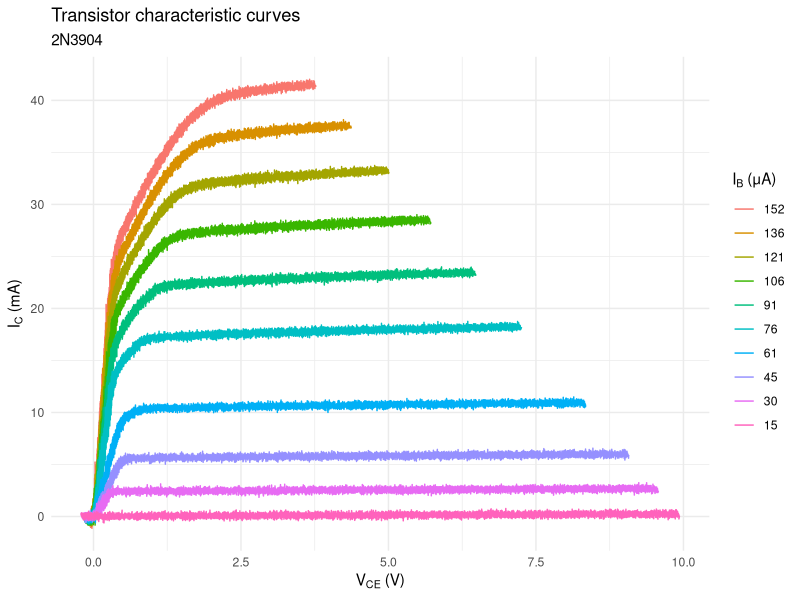

Reproduce this figure in R.
library(tidyverse)

V1_05 <- read_csv("2N3904/RigolDS0.csv", col_types = "dd??")
V1_05$V1 <- 0.5

V1_10 <- read_csv("2N3904/RigolDS1.csv", col_types = "dd??")
V1_10$V1 <- 1.0

V1_15 <- read_csv("2N3904/RigolDS2.csv", col_types = "dd??")
V1_15$V1 <- 1.5

V1_20 <- read_csv("2N3904/RigolDS3.csv", col_types = "dd??")
V1_20$V1 <- 2.0

V1_25 <- read_csv("2N3904/RigolDS4.csv", col_types = "dd??")
V1_25$V1 <- 2.5

V1_30 <- read_csv("2N3904/RigolDS5.csv", col_types = "dd??")
V1_30$V1 <- 3.0

V1_35 <- read_csv("2N3904/RigolDS6.csv", col_types = "dd??")
V1_35$V1 <- 3.5

V1_40 <- read_csv("2N3904/RigolDS7.csv", col_types = "dd??")
V1_40$V1 <- 4.0

V1_45 <- read_csv("2N3904/RigolDS8.csv", col_types = "dd??")
V1_45$V1 <- 4.5

V1_50 <- read_csv("2N3904/RigolDS9.csv", col_types = "dd??")
V1_50$V1 <- 5.0

t_df <- rbind(V1_05, V1_10, V1_15, V1_20, V1_25,
              V1_30, V1_35, V1_40, V1_45, V1_50)
t_df |>
  mutate(IB = as.factor(round((V1 / 33000)*1e6)),
         IC = ((CH1V - CH2V)/100)*1000, VCE = CH2V) |>
  ggplot(aes(VCE, IC, color = fct_reorder2(IB, VCE, IC))) +
  geom_line() +
  labs(title = "Transistor characteristic curves",
       subtitle = "2N3904",
       x = expression(paste(V[CE], " (V)")),
       y = expression(paste(I[C], " (mA)")),
       color = expression(paste(I[B], " (μA)"))) +
  theme_minimal()
